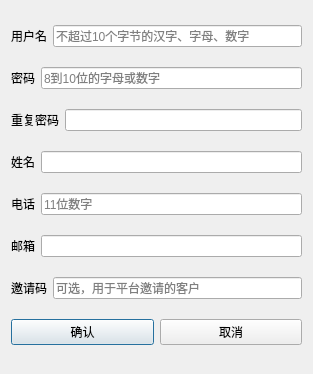
<?xml version="1.0" encoding="UTF-8"?>
<ui version="4.0">
 <class>register_window</class>
 <widget class="QDialog" name="register_window">
  <property name="geometry">
   <rect>
    <x>0</x>
    <y>0</y>
    <width>313</width>
    <height>374</height>
   </rect>
  </property>
  <property name="contextMenuPolicy">
   <enum>Qt::NoContextMenu</enum>
  </property>
  <property name="windowTitle">
   <string>注册</string>
  </property>
  <layout class="QVBoxLayout" name="verticalLayout">
   <item>
    <layout class="QHBoxLayout" name="horizontalLayout">
     <item>
      <widget class="QLabel" name="u_account_label">
       <property name="text">
        <string>用户名</string>
       </property>
      </widget>
     </item>
     <item>
      <widget class="QLineEdit" name="u_account">
       <property name="text">
        <string/>
       </property>
       <property name="placeholderText">
        <string>不超过10个字节的汉字、字母、数字</string>
       </property>
      </widget>
     </item>
    </layout>
   </item>
   <item>
    <layout class="QHBoxLayout" name="horizontalLayout_2">
     <item>
      <widget class="QLabel" name="u_pswd_label">
       <property name="text">
        <string>密码</string>
       </property>
      </widget>
     </item>
     <item>
      <widget class="QLineEdit" name="u_pswd">
       <property name="contextMenuPolicy">
        <enum>Qt::NoContextMenu</enum>
       </property>
       <property name="text">
        <string/>
       </property>
       <property name="echoMode">
        <enum>QLineEdit::Password</enum>
       </property>
       <property name="placeholderText">
        <string>8到10位的字母或数字</string>
       </property>
      </widget>
     </item>
    </layout>
   </item>
   <item>
    <layout class="QHBoxLayout" name="horizontalLayout_3">
     <item>
      <widget class="QLabel" name="check_pswd_label">
       <property name="text">
        <string>重复密码</string>
       </property>
      </widget>
     </item>
     <item>
      <widget class="QLineEdit" name="check_pswd">
       <property name="contextMenuPolicy">
        <enum>Qt::NoContextMenu</enum>
       </property>
       <property name="echoMode">
        <enum>QLineEdit::Password</enum>
       </property>
      </widget>
     </item>
    </layout>
   </item>
   <item>
    <layout class="QHBoxLayout" name="horizontalLayout_4">
     <item>
      <widget class="QLabel" name="u_name_label">
       <property name="text">
        <string>姓名</string>
       </property>
      </widget>
     </item>
     <item>
      <widget class="QLineEdit" name="u_name"/>
     </item>
    </layout>
   </item>
   <item>
    <layout class="QHBoxLayout" name="horizontalLayout_5">
     <item>
      <widget class="QLabel" name="u_telephone_label">
       <property name="text">
        <string>电话</string>
       </property>
      </widget>
     </item>
     <item>
      <widget class="QLineEdit" name="u_telephone">
       <property name="placeholderText">
        <string>11位数字</string>
       </property>
      </widget>
     </item>
    </layout>
   </item>
   <item>
    <layout class="QHBoxLayout" name="horizontalLayout_6">
     <item>
      <widget class="QLabel" name="u_email_label">
       <property name="text">
        <string>邮箱</string>
       </property>
      </widget>
     </item>
     <item>
      <widget class="QLineEdit" name="u_email"/>
     </item>
    </layout>
   </item>
   <item>
    <layout class="QHBoxLayout" name="horizontalLayout_8">
     <item>
      <widget class="QLabel" name="invite_label">
       <property name="text">
        <string>邀请码</string>
       </property>
      </widget>
     </item>
     <item>
      <widget class="QLineEdit" name="invite">
       <property name="text">
        <string/>
       </property>
       <property name="placeholderText">
        <string>可选，用于平台邀请的客户</string>
       </property>
      </widget>
     </item>
    </layout>
   </item>
   <item>
    <layout class="QHBoxLayout" name="horizontalLayout_7">
     <item>
      <widget class="QPushButton" name="pushButton_accept">
       <property name="text">
        <string>确认</string>
       </property>
      </widget>
     </item>
     <item>
      <widget class="QPushButton" name="pushButton_cancel">
       <property name="text">
        <string>取消</string>
       </property>
      </widget>
     </item>
    </layout>
   </item>
  </layout>
 </widget>
 <resources/>
 <connections/>
</ui>
